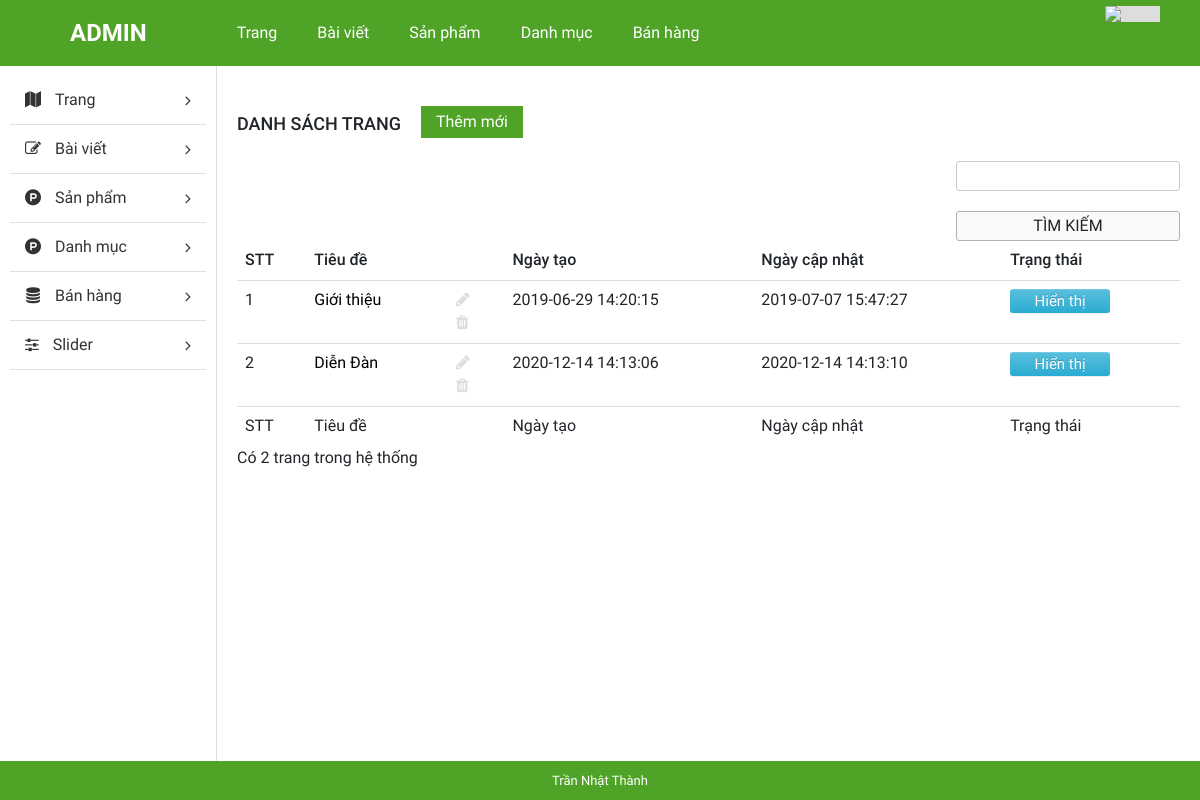
The app's page /WorldLap/admin/index.php?mod=page&act=main (signed in) with its own data.
### tables this page shows
CREATE TABLE `page` (
  `id` int(11) NOT NULL,
  `page_title` varchar(50) NOT NULL,
  `created_at` timestamp NOT NULL DEFAULT current_timestamp(),
  `updated_at` timestamp NULL DEFAULT current_timestamp() ON UPDATE current_timestamp(),
  `page_content` text NOT NULL,
  `status` tinyint(4) NOT NULL DEFAULT 0
);

### WorldLap/admin/modules/page/main.php (the view, shortened to what this page needs)
<?php
$sql = "SELECT * FROM `page` where status != 2";
$result = mysqli_query($conn, $sql);
$list_page = array();
$num_rows = mysqli_num_rows($result);
if ($num_rows > 0) {
    while ($row = mysqli_fetch_assoc($result)) {
        $list_page[] = $row;
    }
}
?>
<div id="main-content-wp" class="list-post-page">
    <div class="wrap clearfix">
        <div id="content" class="fl-right">
            <div class="section" id="title-page">
                <div class="clearfix">
                    <h3 id="index" class="fl-left">Danh sách trang</h3>
                    <a href="?mod=page&act=add" title="" id="add-new" class="fl-left">Thêm mới</a>
                </div>
            </div>
            <div class="section" id="detail-page">
                <div class="section-detail">
                    <form method="POST" class="form-s fl-right" action="?mod=search&act=search_page">
                        <input type="text" name="keyword" id="s">
                        <input type="submit" name="btn_search" value="Tìm kiếm">
                    </form>
                    <?php
                    if (!empty($list_page)) {
                        ?>
                        <div class="table-responsive">
                            <table class="table list-table-wp">
                                <thead>
                                    <tr>
                                        <td><span class="thead-text">STT</span></td>
                                        <td><span class="thead-text">Tiêu đề</span></td>
                                        <td><span class="thead-text">Ngày tạo</span></td>
                                        <td><span class="thead-text">Ngày cập nhật</span></td>
                                        <td><span class="thead-text">Trạng thái</span></td>
                                    </tr>
                                </thead>
                                <tbody>
                                    <?php
                                    $temp = 0;
                                    foreach ($list_page as $page) {
                                        $temp++;
                                        ?>
                                        <tr>
                                            <td><span class="tbody-text"><?php echo $temp; ?></h3></span>
                                            <td class="clearfix">
                                                <div class="tb-title fl-left">
                                                    <a href="" title=""><?php echo $page['page_title']; ?></a>
                                                </div>
                                                <ul class="list-operation fl-right">
                                                    <li><a href="<?php echo $page['url_update']; ?>" title="Sửa" class="edit"><i class="fa fa-pencil" aria-hidden="true"></i></a></li>
                                                    <li><a href="<?php echo $page['url_delete']; ?>" title="Xóa" onclick="return confirmAction_page()" class="delete"><i class="fa fa-trash" aria-hidden="true"></i></a></li>
                                                </ul>
                                            </td>
                                            <td><span class="tbody-text"><?php echo $page['created_at']; ?></span></td>
                                            <td><span class="tbody-text"><?php echo $page['updated_at']; ?></span></td>
                                            <td>
                                                <span class="tbody-text">
                                                    <?php
                                                    if ($page['status'] == 1) {
                                                        ?>
                                                        <a href="?mod=page&act=error_action&id=<?php echo $page['id'] ?>" class="btn btn-xs btn-info">Hiển thị</a>
                                                        <?php
                                                    } else if ($page['status'] == 0) {
                                                        ?>
                                                        <a href="?mod=page&act=error_action&id=<?php echo $page['id'] ?>" class="btn btn-xs btn-default">Không</a>
                                                        <?php
                                                    }
                                                    ?>
                                                </span>
                                            </td>
                                        </tr>
                                        <?php
                                    }
                                    ?>
                                </tbody>
                                <tfoot>
                                    <tr>
                                        <td><span class="thead-text">STT</span></td>
                                        <td><span class="thead-text">Tiêu đề</span></td>
                                        <td><span class="thead-text">Ngày tạo</span></td>
                                        <td><span class="thead-text">Ngày cập nhật</span></td>
                                        <td><span class="thead-text">Trạng thái</span></td>
                                    </tr>
                                </tfoot>
                            </table>
                        </div>
                        <?php
                    }
                    ?>
                </div>
                <p class="num_rows">Có <?php echo $num_rows; ?> trang trong hệ thống</p>
            </div>
        </div>
    </div>
</div>

### WorldLap/admin/public/css/import/global.css (style rules this page uses)
body { font-family: "Roboto Regular"; font-size: 14px; line-height: 24px; color: #333; }
.fl-left { float: left; }
.fl-right { float: right; }
ul li { list-style: none!important; }
a { text-decoration: none!important; }

### WorldLap/admin/public/css/import/list_post.css (style rules this page uses)
#content { width: 82%; border-left: 1px solid #ddd; padding: 20px; }
#add-new { display: inline-block; color: #fff; background: #4fa327; padding: 4px 15px; margin: 20px; }
#index { font-family: 'Roboto Medium'; font-weight: normal; text-transform: uppercase; font-size: 18px; padding: 24px 0px; }
.list-table-wp thead tr td { font-family: 'Roboto Medium'; font-weight: normal; }
.list-operation li { float: left; }
.list-operation li a { display: block; padding: 0px 5px; color: #ddd; }
.tb-title { width: 75%; display: -webkit-box; -webkit-line-clamp: 1; -moz-line-clamp: 1; -o-line-clamp: 1; -webkit-box-orient: vertical; -moz-box-orient: vertical; -o-box-orient: vertical; max-height: 100%; overflow: hidden; }
.list-operation { width: 25%; }
.form-s input[type="text"], .form-actions select { border-radius: 3px; border: 1px solid #ccc; padding: 2px 10px; }
.form-s input[type="submit"], .form-actions input[type="submit"] { border-radius: 3px; border: 1px solid #afafaf; padding: 2px 15px; background: #fafafa; }
.btn-info { text-align: center; display: block; width: 70px!important; padding: 1px 5px; font-size: 12px; line-height: 1.5; border-radius: 3px; color: #fff; background-color: #5bc0de; border-color: #46b8da; font-size: 15px; }
.btn-xs { text-align: center; display: block; width: 100px!important; padding: 1px 5px; font-size: 12px; line-height: 1.5; border-radius: 3px; font-size: 15px; color: #fff; }

### WorldLap/admin/public/css/import/update.css (style rules this page uses)
input { display: block; margin-bottom : 10px; }
input[type='text'], input[type='password'], input[type='email'] { padding: 5px 10px; border: 1px solid #dedede; width: 100%; }
input[type='submit'] { margin-top: 20px; display: block; padding: 9px 10px; text-align: center; background: #4fa327; border: none; width: 100%; text-transform: uppercase; cursor: pointer; }

### WorldLap/admin/public/css/import/detail_order.css (style rules this page uses)
.table { margin-bottom: 0!important; }

### records on screen
page: page_title "Giới thiệu", created_at "2019-06-29 14:20:15", updated_at "2019-07-07 15:47:27"
page: page_title "Diễn Đàn", created_at "2020-12-14 14:13:06", updated_at "2020-12-14 14:13:10"

### other values on screen
$num_rows "2"
